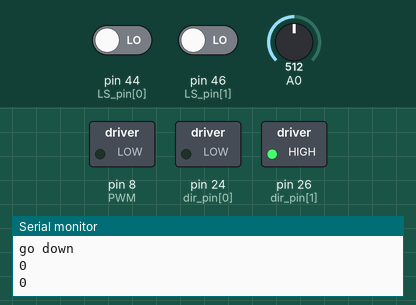
Recording of a sketch running on a simulated Arduino Mega 2560, built with avr-gcc and run on an emulated ATmega2560. Shown: switched loads named in the sketch (green lamp = pin HIGH), the last lines printed to the serial monitor. The inputs (shaded band) are chosen by the test bench; at power-on: A0 = 512, pin 44 (LS_pin[0]) LOW, pin 46 (LS_pin[1]) LOW.

Above: at 4.1 s.
At 10.2 s:
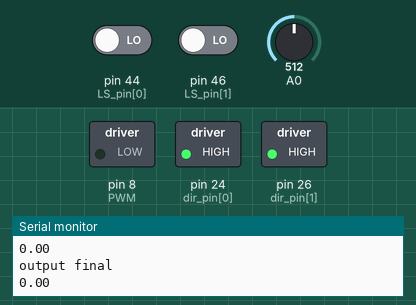
10.3 s: A0 set to 0
Timing chart, 0 to 13.3 s (numbered marks = the images above; inputs shaded):
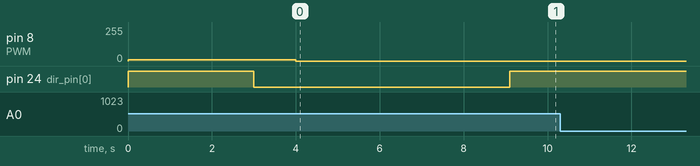

The sketch:

test2_2interrupt_PID.ino
```cpp
/*
  Force Contorl using PID tuning algorithm to perform precise contorl compliance force actuator

  created 14 April 2017
  Last modified 21 April 2017
  by Dou Zi

  This code is the on-board code for MEGA 1280 that
  acts as an controller to adjust PWM value output to
  motor in order to achieve fast reactive and stable control

  This code has four main functions :
  1. Two limited switch CW and CCW state operate reset and emergency to back to a fixed place
  2. Auto-control algorithm with the concept of PID Tuning

  More can be found on:


  Coder in-charge: Dou Zi
  Contributor : Qiu Chen and Conghui
*/

/* header files */
#include <PID_v1.h>
#include <PinChangeInterrupt.h> // include arduino hardware interrupt (pin change interrupt) library
#include "TimerOne.h"
#include "TimerThree.h"

/* define the Input and output pinMode */
const byte hall_pin[] = {2, 3, 21}; // we use pin 2,3,21 for hall sensor Input
const byte LS_pin[] = {44, 46};
const byte dir_pin[] = {24, 26};
int PWM = 8;//speed control (IN1 in motor driver)

/* this array is the global variables needed to get and store PWM values */
volatile unsigned long hall_state[] = {0, 0, 0}; //
volatile unsigned long pulse_length[] = {0, 0, 0}; //
volatile unsigned long rising_start[] = {0, 0, 0};
volatile unsigned long LS_state[] = {0, 0};

int reset_speed = 10;
int last_PWM = 0;
double sensor_value = 0;
double first_sensor_value = 0;
boolean start_check = false;
boolean pid_run = false;
boolean stop_check = false;


/* PID parameter set */
double Kp = 0.6; // Proportional gain constant, to observe whether response reaction speed is within our request
double Ki = 0.02; // Integral gain constant, to contorl the pressure fluctuations
double Kd = 0; // Derivative gain constant, to observe whether stress reaction speed is within our request
double Setpoint = 0; // Target relative distance
double decre_distance = 30; // initial position + decre_distance = setpoint, decre_distance is the decrement of spring which is target force
double Input; // Error, in this case is "sensor_value", we want it to be equal to Setpoint
double Output; // the PID adjusted PWM value to achieve Input to be equal to Setpoint
double tuning_speed = 20;
double output_final; // store speed_default_value + Output PWM value
//int diff = 50; // threshold bewteen Input and Setpoint
int input_error = 0;// error bewteen Input and Setpoint
int error_tolerance = 3;
unsigned long time0;
unsigned long time1;
double interval = 6000;

/*Construct class of PID and passing it several pointers */
PID myPID(&Input, &Output, &Setpoint, Kp, Ki, Kd, DIRECT);

void setup()
{
  // the setup routine runs once when you press reset:
  Serial.begin(9600);
  pinMode(LS_pin[0], Input);  // set pin 50 as CWS Input
  pinMode(LS_pin[1], Input);  // set pin 52 as CCWS Input
  pinMode(PWM, OUTPUT); //PWM speed control
  pinMode(dir_pin[0], OUTPUT);// direction control
  pinMode(dir_pin[1], OUTPUT);

  /* set default state */
  analogWrite(PWM, 0); // initial set pwm = 0
  digitalWrite(dir_pin[0], LOW); // "LOW" is to activate limit switch, as "HIGH" is default statue
  digitalWrite(dir_pin[1], HIGH);

  digitalWrite(LS_pin[0], LOW);
  digitalWrite(LS_pin[1], LOW);// "LOW" is to activate limit switch, as "HIGH" is default statue

  reset();

  /* initialize timer3 */
  Timer3.initialize(10000);
  Timer3.attachInterrupt(firstReading);
  /*  initialize timer1 */
  Timer1.initialize(100000);         // initialize timer1, and set a 0.1 second period
  Timer1.attachInterrupt(pidCompute);  // attaches callback() as a timer overflow interrupt

  /*Setup needed for PID used for pressure adjust*/
  myPID.SetMode(AUTOMATIC); // set the mode of output PID to be automatic
  myPID.SetSampleTime(5);  // set sample time of PID to be 0.05s
  myPID.SetOutputLimits(0, tuning_speed); // set max,min limit of output PID
}


/* main function*/
void loop()
{


 /* recieve ROS stop command, and deattchinterrupt */
//  Timer1.detachInterrupt();


}

/* set setpoint = first sensor_value + decrement of spring (target force respective)*/
double firstReading()
{
  /* interrupt of Timer1 to check sensor value at different time */
  time0 = 0;
  time1 = millis();
  if(time1 - time0 < interval)
  {
    first_sensor_value = map(analogRead(A0), 0, 1023, 0, 255);
    return Setpoint = first_sensor_value + decre_distance;
  }

//  last_sensor_value = sensor_value;
}

/* PID algorithm apply to do a feedback control for speed to reach target force */
void pidCompute()
{
  LS_state[0] = digitalRead(LS_pin[0]);
  LS_state[1] = digitalRead(LS_pin[1]);

//  Serial.println("CW  |  CCW");
//  Serial.println(LS_state[0]);
//  Serial.println(LS_state[1]);

  if(LS_state[1] == 1)
  {
    analogWrite(PWM, 0);
    delay(5000);
    Timer1.detachInterrupt();
  }
  else
  {
     firstReading();
     Serial.println(Setpoint);
     Input = map(analogRead(A0), 0, 1023, 0, 255);

    Serial.println("relative distance");
    Serial.println(Input);

   /*PID Tuning to make motor close to target position */
    myPID.Compute(); //PID will compute adjusted PWM value and store it to Output Speed
    output_final =  Output; // adjust final PWM value that will be outputted

//  input_error = Input - Setpoint;
//  Serial.println("Input error");
//  Serial.println(input_error);

   if ( (Setpoint - error_tolerance) < Input && Input < (Setpoint + error_tolerance) )
   {
    //TODO: maintain the position in a duration and move to the reset position
    output_final = 0;
    Serial.println(" right force now");
   }
   else if ( Input >= Setpoint )
   {
    Serial.println("up");
    digitalWrite(dir_pin[0], HIGH);
   }
   else
   {
    Serial.println("down");
    digitalWrite(dir_pin[0], LOW);
    }

   /*To make sure our motor is turning within our desired turning speed limit*/
   if (output_final >  tuning_speed)
   {
     output_final =  tuning_speed;
   }
   else if (output_final < 1)
   {
     output_final = 0;
   }
   Serial.println("output speed");
   Serial.println(Output);
   // output pwm
   analogWrite(PWM, output_final);
   Serial.println("output final");
   Serial.println(output_final);
  }
    /*stop when touch limit switch2 (SQ2) || receive stop sigal from ROS */
//    stopExecute();
}

/* interrupt of Timer1 to check sensor value at different time */
//void valueChange()
//{
//  last_sensor_value = sensor_value;
//  sensor_value = analogRead(A0);
//
//  pidCompute();
//
//}


/* go to a consistent posisition everytime start the program */
void reset()
{
 LS_state[0] = digitalRead(LS_pin[0]);
   LS_state[1] = digitalRead(LS_pin[1]);
   if(LS_state[1] ==1)
   {
     Serial.println("go down");
     Serial.println(LS_state[0]);
     Serial.println(LS_state[1]);
     digitalWrite(dir_pin[0], LOW);
     analogWrite(PWM, 10);
     delay(1000);
     analogWrite(PWM, 0);
     delay(5000);
   }
   else
   {
     Serial.println("go up");
     Serial.println(LS_state[0]);
     Serial.println(LS_state[1]);
     digitalWrite(dir_pin[0], HIGH);
     analogWrite(PWM, 10);
     delay(3000);

     Serial.println("go down");
     Serial.println(LS_state[0]);
     Serial.println(LS_state[1]);
     digitalWrite(dir_pin[0], LOW);
     analogWrite(PWM, 10);
     delay(1000);
     analogWrite(PWM, 0);
     delay(5000);
   }
}
```
